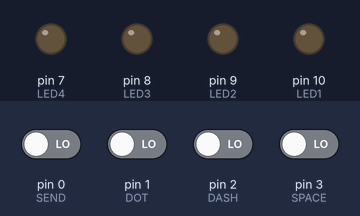
A sketch run on a simulated Arduino Uno, built with avr-gcc and run on an emulated ATmega328P. Shown: output pins drawn as LEDs (lit = HIGH). Dashed ring = blinking. The inputs (shaded band) are chosen by the test bench; at power-on: pin 0 (SEND), pin 1 (DOT), pin 2 (DASH), pin 3 (SPACE) LOW.

Above: at 1.2 s.
1.3 s: pin 0 (SEND) driven HIGH
At 1.45 s:
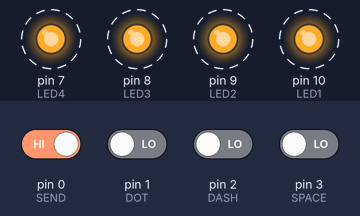
4.3 s: pin 1 (DOT) driven HIGH
At 6.3 s:
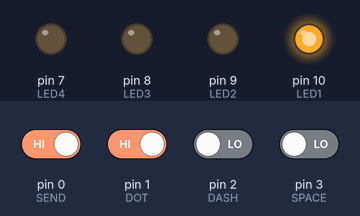
7.3 s: pin 0 (SEND) driven LOW
At 8.0 s:
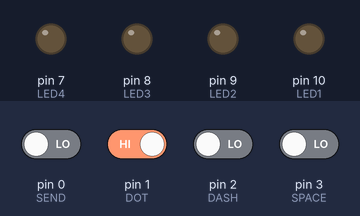
Timing chart, 0 to 10.3 s (numbered marks = the images above; inputs shaded):
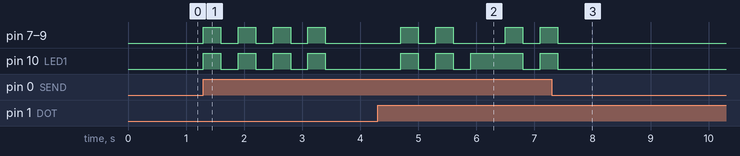

The sketch:

signal.ino
```cpp
// #include <Arduino.h>

// Signal - a morse code flasher :)

// Temporary defining pin numbers:
#define D0 0
#define D1 1
#define D2 2
#define D3 3
#define D7 7
#define D8 8
#define D9 9
#define D10 10

// Define button pins
int SEND = D0;
int DOT = D1;
int DASH = D2;
int SPACE = D3;

// Define LED pins
int LED1 = D10; // sun
int LED2 = D9;
int LED3 = D8;
int LED4 = D7;

String morse = "";
bool trainSpace = false;
// to check if the last button pressed was trainSpace or not
long startTime = 0;

void setup() {
    pinMode(SEND, INPUT);
    pinMode(DOT, INPUT);
    pinMode(DASH, INPUT);
    pinMode(SPACE, INPUT);

    pinMode(LED1, OUTPUT);
    pinMode(LED2, OUTPUT);
    pinMode(LED3, OUTPUT);
    pinMode(LED4, OUTPUT);

    startTime = millis();

    digitalWrite(LED1, LOW);
    digitalWrite(LED2, LOW);
    digitalWrite(LED3, LOW);
    digitalWrite(LED4, LOW);
}

void loop() {
    if (digitalRead(DOT) == HIGH) {
        morse += ".";
        trainSpace = false;
        delay(300);
    }

    if (digitalRead(DASH) == HIGH) {
        morse += "_";
        trainSpace = false;
        delay(300);
    }
    if (digitalRead(SPACE) == HIGH) {
        if (trainSpace) {
            morse += "  "; // word space
            trainSpace = false;
        } else {
            morse += " "; // letter space
            trainSpace = true;
        }

        delay(300);
    }

    if (digitalRead(SEND) == HIGH) {
        flashAll(2); // flashes ALL LEDs
        sendMorse(morse);
        flashAll(2);

        trainSpace = false;

        delay(700);
    }
}

void sendMorse(String code) {
    for (int i = 0; i < code.length(); i++) {
        char c = code[i];

        // word space: three consecutive spaces
        if (c == ' ' && i + 1 < code.length() && code[i + 1] == ' ') {
            delay(1400);
            i++;
            continue;
        }

        if (c == '.') blinkDot();
        else if (c == '_') blinkDash();
        else if (c == ' ') delay(600); // letter space

        // space between symbols unless the next character is a space
        if (i < code.length() - 1 && code[i + 1] != ' ') delay(200);
    }
}

void blinkDot() {
    digitalWrite(LED1, HIGH);
    delay(600);
    digitalWrite(LED1, LOW);
}

void blinkDash() {
    digitalWrite(LED1, HIGH);
    delay(600);
    digitalWrite(LED1, LOW);
}

void flashAll(int times) {
    for (int i = 0; i < times; i++)
    {
        digitalWrite(LED1, HIGH);
        digitalWrite(LED2, HIGH);
        digitalWrite(LED3, HIGH);
        digitalWrite(LED4, HIGH);

        delay(300);

        digitalWrite(LED1, LOW);
        digitalWrite(LED2, LOW);
        digitalWrite(LED3, LOW);
        digitalWrite(LED4, LOW);

        delay(300);
    }
}
```

Measured:
- after the input at 1.3 s, pin 7 (LED4), pin 8 (LED3), pin 9 (LED2), pin 10 (LED1): alternates HIGH for 0.30 s and LOW for 0.30 s, 8 changes in all, then stays LOW, starting at once
- after the input at 7.3 s, pin 7 (LED4), pin 8 (LED3), pin 9 (LED2), pin 10 (LED1): goes on until 7.4 s, then stays LOW
